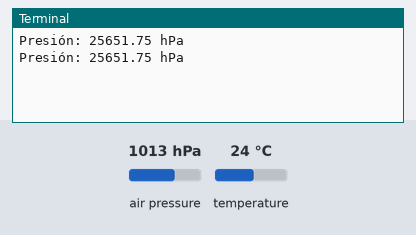
A program run on a simulated Raspberry Pi (BCM pin numbers). Parts: the last lines printed to the terminal. Inputs (shaded band) come from the test bench; at power-on: air pressure 1013 hPa, temperature 24 °C.

Above: at 1.2 s.
1.3 s: air pressure set to 952 hPa
At 2.6 s:
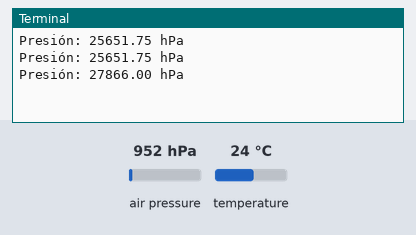
2.8 s: temperature set to 12 °C
At 3.8 s:
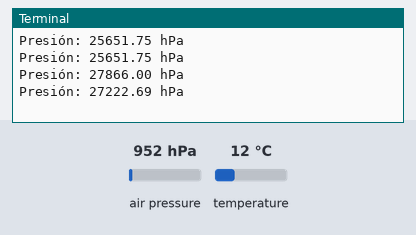
4.3 s: air pressure set to 975 hPa
At 5.6 s:
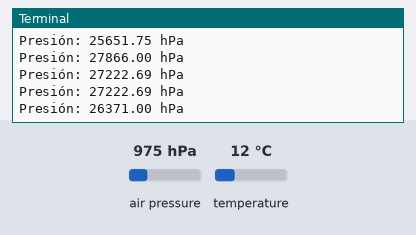
Timing chart, 0 to 7.3 s (numbered marks = the images above; inputs shaded):
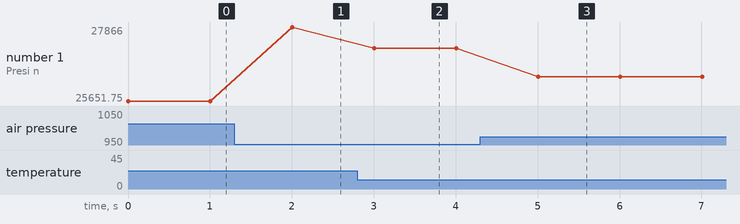

Measured:
- after the input at 1.3 s, the terminal: prints a new line after 0.70 s (image 1)
- after the input at 2.8 s, the terminal: prints a new line after 0.20 s (image 2)
- after the input at 4.3 s, the terminal: prints a new line after 0.71 s (image 3)
- plotted number 1: 25651.75 → 27866 after the input at 1.3 s, 27866 → 27222.69 after the input at 2.8 s, 27222.69 → 26371 after the input at 4.3 s

The program:

prueba.py
```python
import smbus
import time

# Dirección del BMP280 (puede ser 0x76 o 0x77 dependiendo de la configuración del sensor)
BMP280_I2C_ADDRESS = 0x77  # Cambiar a 0x77 si tu sensor está configurado para esa dirección

# Registros del sensor BMP280
BMP280_REGISTER_PRESSURE = 0xF7
BMP280_REGISTER_CONTROL = 0xF4

# Inicializar el bus I2C (en Raspberry Pi, generalmente es el bus 1)
bus = smbus.SMBus(1)

# Configurar el sensor BMP280 para leer presión y temperatura
def setup_bmp280():
    # Establecer el modo de lectura normal (medir presión y temperatura)
    bus.write_byte_data(BMP280_I2C_ADDRESS, BMP280_REGISTER_CONTROL, 0x3F)  # 0x3F: 101111 (modo normal, sin modo sleep)

# Función para leer la presión del sensor BMP280
def get_pressure():
    try:
        # Leer 3 bytes de datos de presión
        data = bus.read_i2c_block_data(BMP280_I2C_ADDRESS, BMP280_REGISTER_PRESSURE, 3)

        # Convertir los datos a presión en hPa (hectopascales)
        raw_press = (data[0] << 12) | (data[1] << 4) | (data[2] >> 4)
        pressure = raw_press / 16.0  # Calibración básica (dependiendo del modelo)
        return pressure
    except Exception as e:
        print("Error leyendo el sensor BMP280:", e)
        return None

# Configurar el BMP280
setup_bmp280()

# Ejemplo de cómo usar la función para obtener la presión
if __name__ == "__main__":
    while True:
        pressure = get_pressure()
        if pressure is not None:
            print(f"Presión: {pressure:.2f} hPa")
        else:
            print("No se pudo obtener la presión.")

        time.sleep(1)
```
